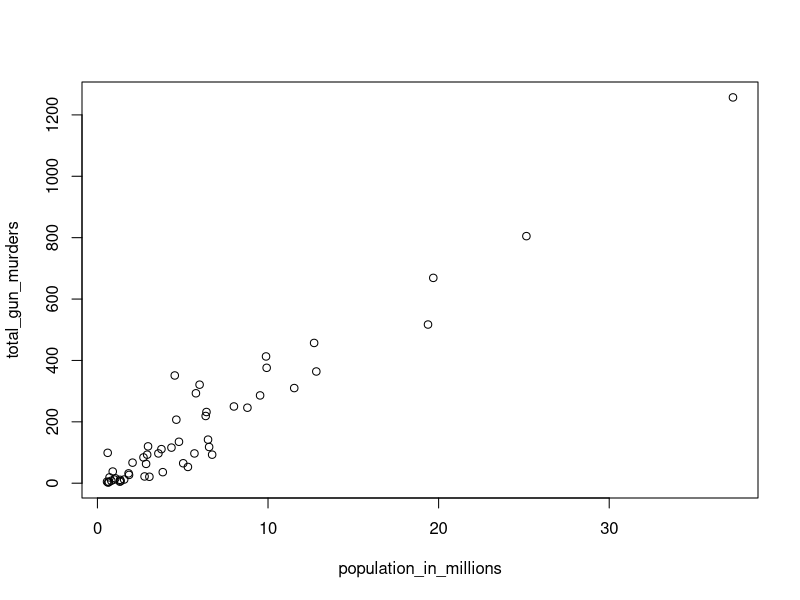
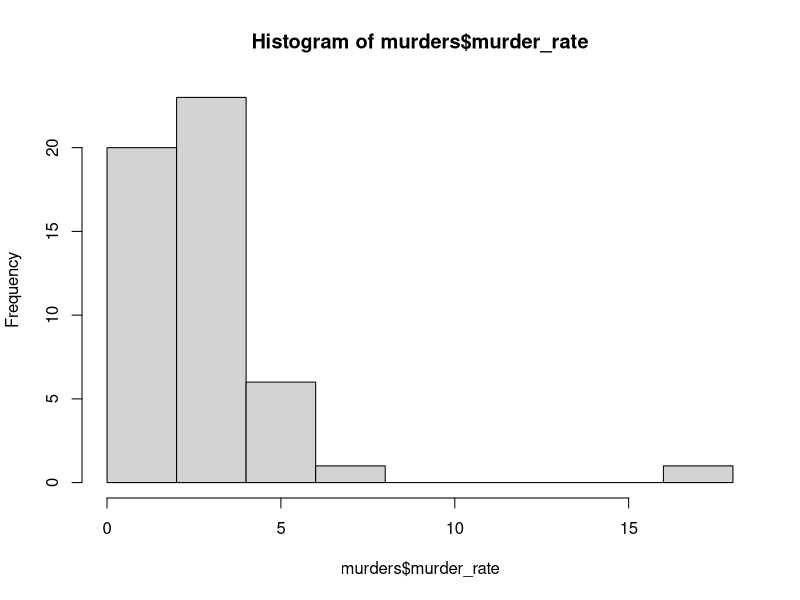
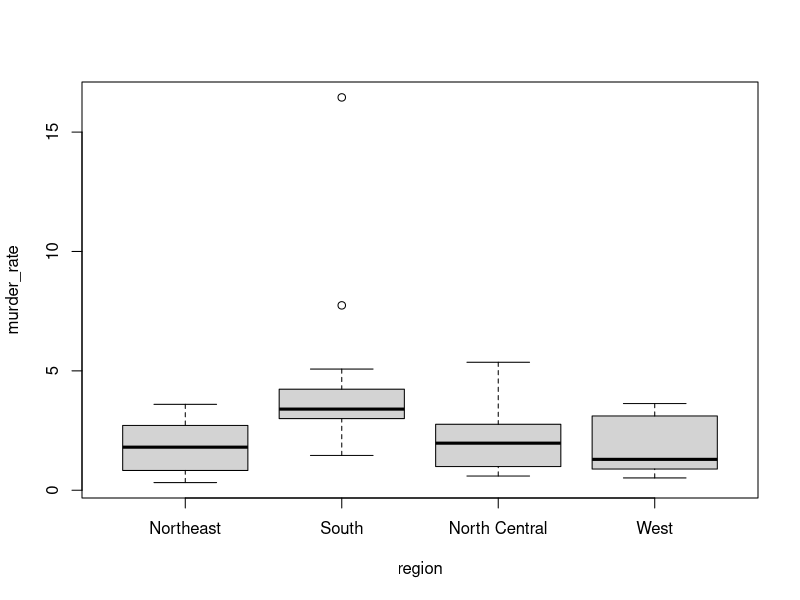

Write the R code that produced these figures, in order.
## ---- chunk 1
library(dslabs)
data(murders)
population_in_millions <- murders$population/10^6
total_gun_murders <- murders$total
plot(population_in_millions, total_gun_murders)
## ---- chunk 2
library(dplyr)
murders <- murders %>% mutate(murder_rate = total / population * 100000)
hist(murders$murder_rate)
## ---- chunk 3
murders$state[which.max(murders$murder_rate)]
## ---- chunk 4
boxplot(murder_rate~region, data = murders)
